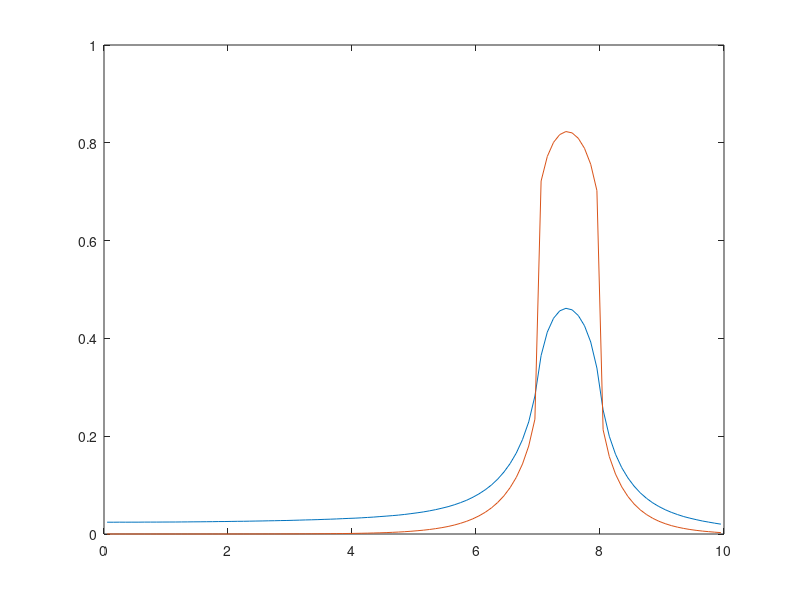
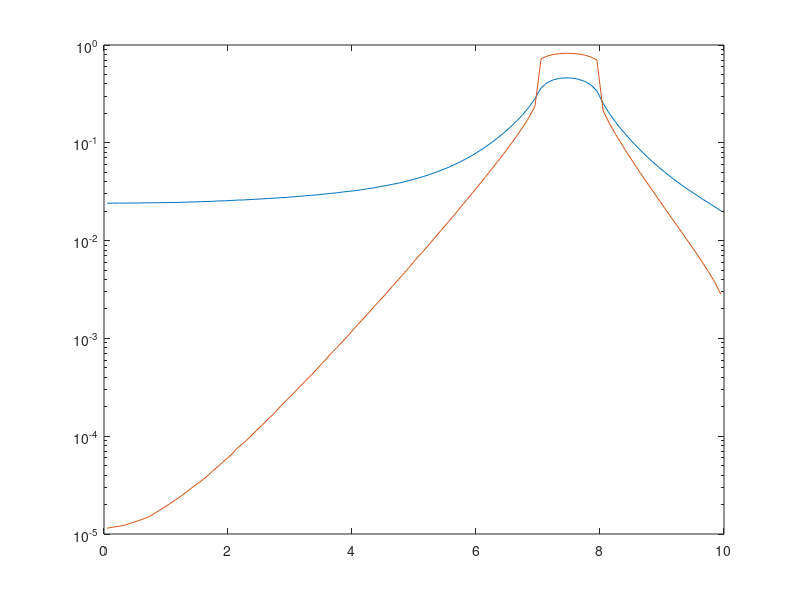
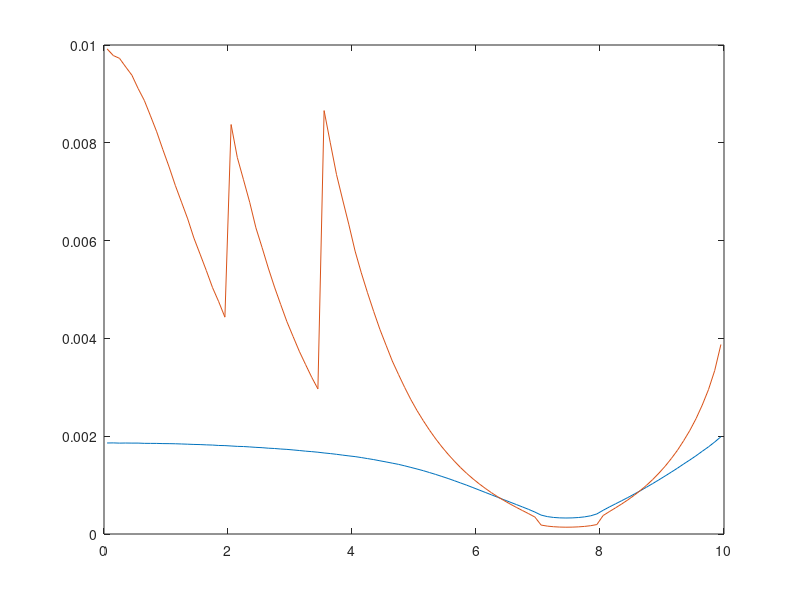
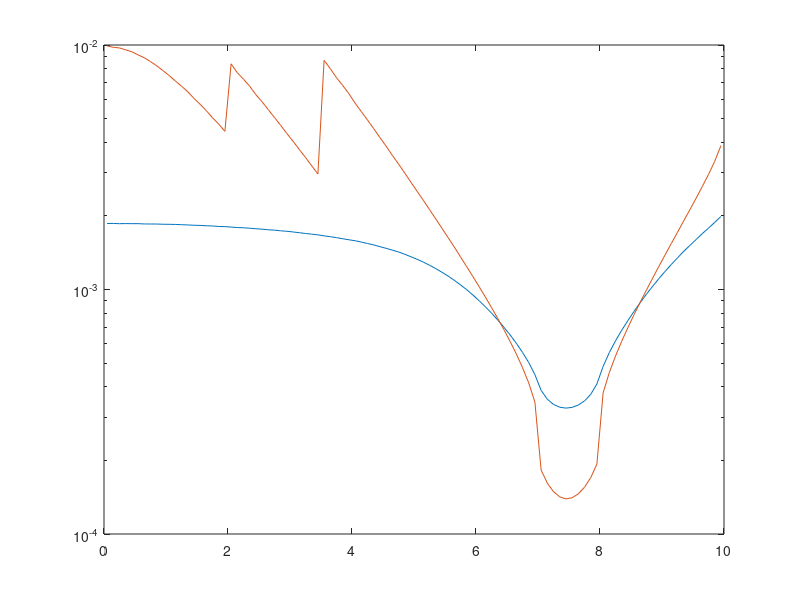

These figures' MATLAB source, in order:
load("chi.mat")

R=10;
n_r=100;
z0=(0:n_r-1)/n_r*R+R/n_r/2;

figure
plot(z0,adj_Chi1,z0,adj_Chi2)
figure
semilogy(z0,adj_Chi1,z0,adj_Chi2)
figure
plot(z0,var_Chi1,z0,var_Chi2)
figure
semilogy(z0,var_Chi1,z0,var_Chi2)